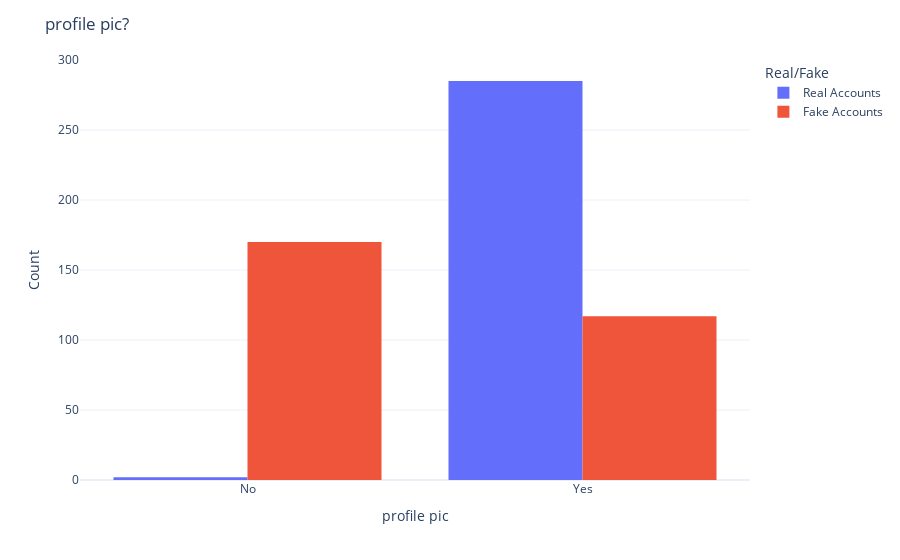
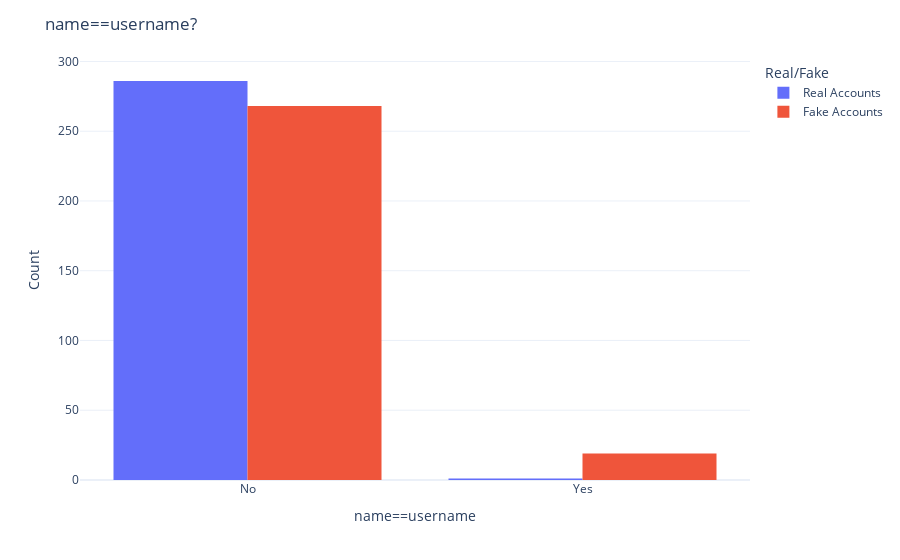
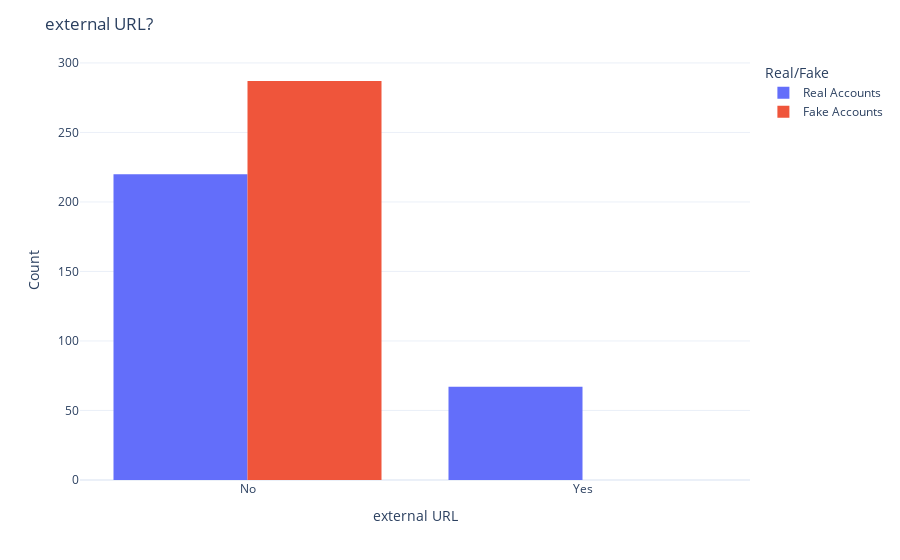
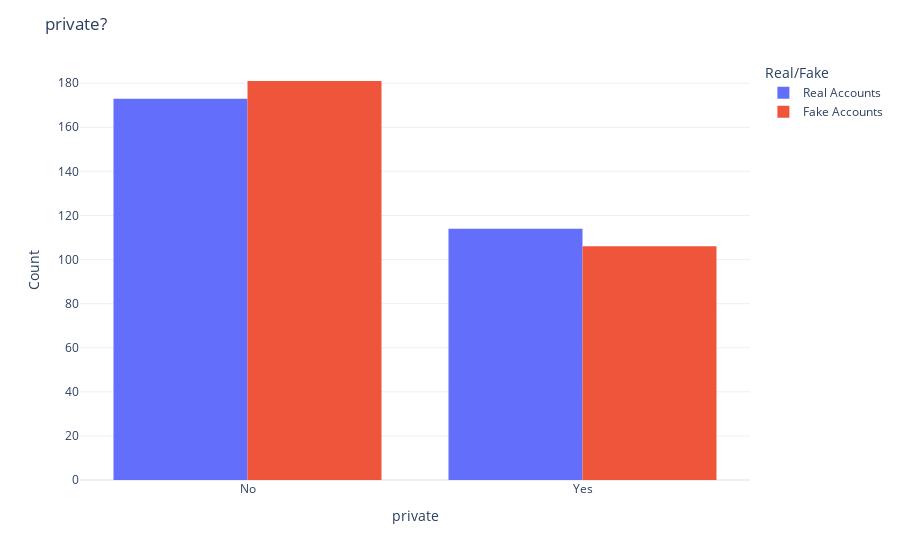

Notebook code for these charts, in order:
### Code cell
create_barplots(train,legend_df)

### Figure 1 — Plotly figure (JSON) as saved in the notebook; plotly's stock layout.template omitted (floating-point values rounded to 4 significant figures; data arrays with more than 128 entries replaced by an {"elided": "..."} marker saying what was removed)
{"data": [{"alignmentgroup": "True", "bingroup": "x", "hovertemplate": "Real/Fake=Real Accounts<br>profile pic=%{x}<br>count=%{y}<extra></extra>", "legendgroup": "Real Accounts", "marker": {"color": "#636EFA", "pattern": {"shape": ""}}, "name": "Real Accounts", "offsetgroup": "Real Accounts", "orientation": "v", "showlegend": true, "type": "histogram", "x": {"elided": "287 int values"}, "xaxis": "x", "yaxis": "y"}, {"alignmentgroup": "True", "bingroup": "x", "hovertemplate": "Real/Fake=Fake Accounts<br>profile pic=%{x}<br>count=%{y}<extra></extra>", "legendgroup": "Fake Accounts", "marker": {"color": "#EF553B", "pattern": {"shape": ""}}, "name": "Fake Accounts", "offsetgroup": "Fake Accounts", "orientation": "v", "showlegend": true, "type": "histogram", "x": {"elided": "287 int values"}, "xaxis": "x", "yaxis": "y"}], "layout": {"autosize": true, "barmode": "group", "legend": {"title": {"text": "Real/Fake"}, "tracegroupgap": 0}, "margin": {"t": 60}, "title": {"text": "profile pic?"}, "xaxis": {"anchor": "y", "autorange": true, "domain": [0, 1], "range": [-0.5, 1.5], "tickmode": "array", "ticktext": ["No", "Yes"], "tickvals": [0, 1], "title": {"text": "profile pic"}, "type": "linear"}, "yaxis": {"anchor": "x", "autorange": true, "domain": [0, 1], "range": [0, 300], "title": {"text": "Count"}}}}

### Figure 2 — Plotly figure (JSON) as saved in the notebook; plotly's stock layout.template omitted (floating-point values rounded to 4 significant figures; data arrays with more than 128 entries replaced by an {"elided": "..."} marker saying what was removed)
{"data": [{"alignmentgroup": "True", "bingroup": "x", "hovertemplate": "Real/Fake=Real Accounts<br>name==username=%{x}<br>count=%{y}<extra></extra>", "legendgroup": "Real Accounts", "marker": {"color": "#636EFA", "pattern": {"shape": ""}}, "name": "Real Accounts", "offsetgroup": "Real Accounts", "orientation": "v", "showlegend": true, "type": "histogram", "x": {"elided": "287 int values"}, "xaxis": "x", "yaxis": "y"}, {"alignmentgroup": "True", "bingroup": "x", "hovertemplate": "Real/Fake=Fake Accounts<br>name==username=%{x}<br>count=%{y}<extra></extra>", "legendgroup": "Fake Accounts", "marker": {"color": "#EF553B", "pattern": {"shape": ""}}, "name": "Fake Accounts", "offsetgroup": "Fake Accounts", "orientation": "v", "showlegend": true, "type": "histogram", "x": {"elided": "287 int values"}, "xaxis": "x", "yaxis": "y"}], "layout": {"autosize": true, "barmode": "group", "legend": {"title": {"text": "Real/Fake"}, "tracegroupgap": 0}, "margin": {"t": 60}, "title": {"text": "name==username?"}, "xaxis": {"anchor": "y", "autorange": true, "domain": [0, 1], "range": [-0.5, 1.5], "tickmode": "array", "ticktext": ["No", "Yes"], "tickvals": [0, 1], "title": {"text": "name==username"}, "type": "linear"}, "yaxis": {"anchor": "x", "autorange": true, "domain": [0, 1], "range": [0, 301.1], "title": {"text": "Count"}}}}

### Figure 3 — Plotly figure (JSON) as saved in the notebook; plotly's stock layout.template omitted (floating-point values rounded to 4 significant figures; data arrays with more than 128 entries replaced by an {"elided": "..."} marker saying what was removed)
{"data": [{"alignmentgroup": "True", "bingroup": "x", "hovertemplate": "Real/Fake=Real Accounts<br>external URL=%{x}<br>count=%{y}<extra></extra>", "legendgroup": "Real Accounts", "marker": {"color": "#636EFA", "pattern": {"shape": ""}}, "name": "Real Accounts", "offsetgroup": "Real Accounts", "orientation": "v", "showlegend": true, "type": "histogram", "x": {"elided": "287 int values"}, "xaxis": "x", "yaxis": "y"}, {"alignmentgroup": "True", "bingroup": "x", "hovertemplate": "Real/Fake=Fake Accounts<br>external URL=%{x}<br>count=%{y}<extra></extra>", "legendgroup": "Fake Accounts", "marker": {"color": "#EF553B", "pattern": {"shape": ""}}, "name": "Fake Accounts", "offsetgroup": "Fake Accounts", "orientation": "v", "showlegend": true, "type": "histogram", "x": {"elided": "287 int values"}, "xaxis": "x", "yaxis": "y"}], "layout": {"autosize": true, "barmode": "group", "legend": {"title": {"text": "Real/Fake"}, "tracegroupgap": 0}, "margin": {"t": 60}, "title": {"text": "external URL?"}, "xaxis": {"anchor": "y", "autorange": true, "domain": [0, 1], "range": [-0.5, 1.5], "tickmode": "array", "ticktext": ["No", "Yes"], "tickvals": [0, 1], "title": {"text": "external URL"}, "type": "linear"}, "yaxis": {"anchor": "x", "autorange": true, "domain": [0, 1], "range": [0, 302.1], "title": {"text": "Count"}}}}

### Figure 4 — Plotly figure (JSON) as saved in the notebook; plotly's stock layout.template omitted (floating-point values rounded to 4 significant figures; data arrays with more than 128 entries replaced by an {"elided": "..."} marker saying what was removed)
{"data": [{"alignmentgroup": "True", "bingroup": "x", "hovertemplate": "Real/Fake=Real Accounts<br>private=%{x}<br>count=%{y}<extra></extra>", "legendgroup": "Real Accounts", "marker": {"color": "#636EFA", "pattern": {"shape": ""}}, "name": "Real Accounts", "offsetgroup": "Real Accounts", "orientation": "v", "showlegend": true, "type": "histogram", "x": {"elided": "287 int values"}, "xaxis": "x", "yaxis": "y"}, {"alignmentgroup": "True", "bingroup": "x", "hovertemplate": "Real/Fake=Fake Accounts<br>private=%{x}<br>count=%{y}<extra></extra>", "legendgroup": "Fake Accounts", "marker": {"color": "#EF553B", "pattern": {"shape": ""}}, "name": "Fake Accounts", "offsetgroup": "Fake Accounts", "orientation": "v", "showlegend": true, "type": "histogram", "x": {"elided": "287 int values"}, "xaxis": "x", "yaxis": "y"}], "layout": {"autosize": true, "barmode": "group", "legend": {"title": {"text": "Real/Fake"}, "tracegroupgap": 0}, "margin": {"t": 60}, "title": {"text": "private?"}, "xaxis": {"anchor": "y", "autorange": true, "domain": [0, 1], "range": [-0.5, 1.5], "tickmode": "array", "ticktext": ["No", "Yes"], "tickvals": [0, 1], "title": {"text": "private"}, "type": "linear"}, "yaxis": {"anchor": "x", "autorange": true, "domain": [0, 1], "range": [0, 190.5], "title": {"text": "Count"}}}}
